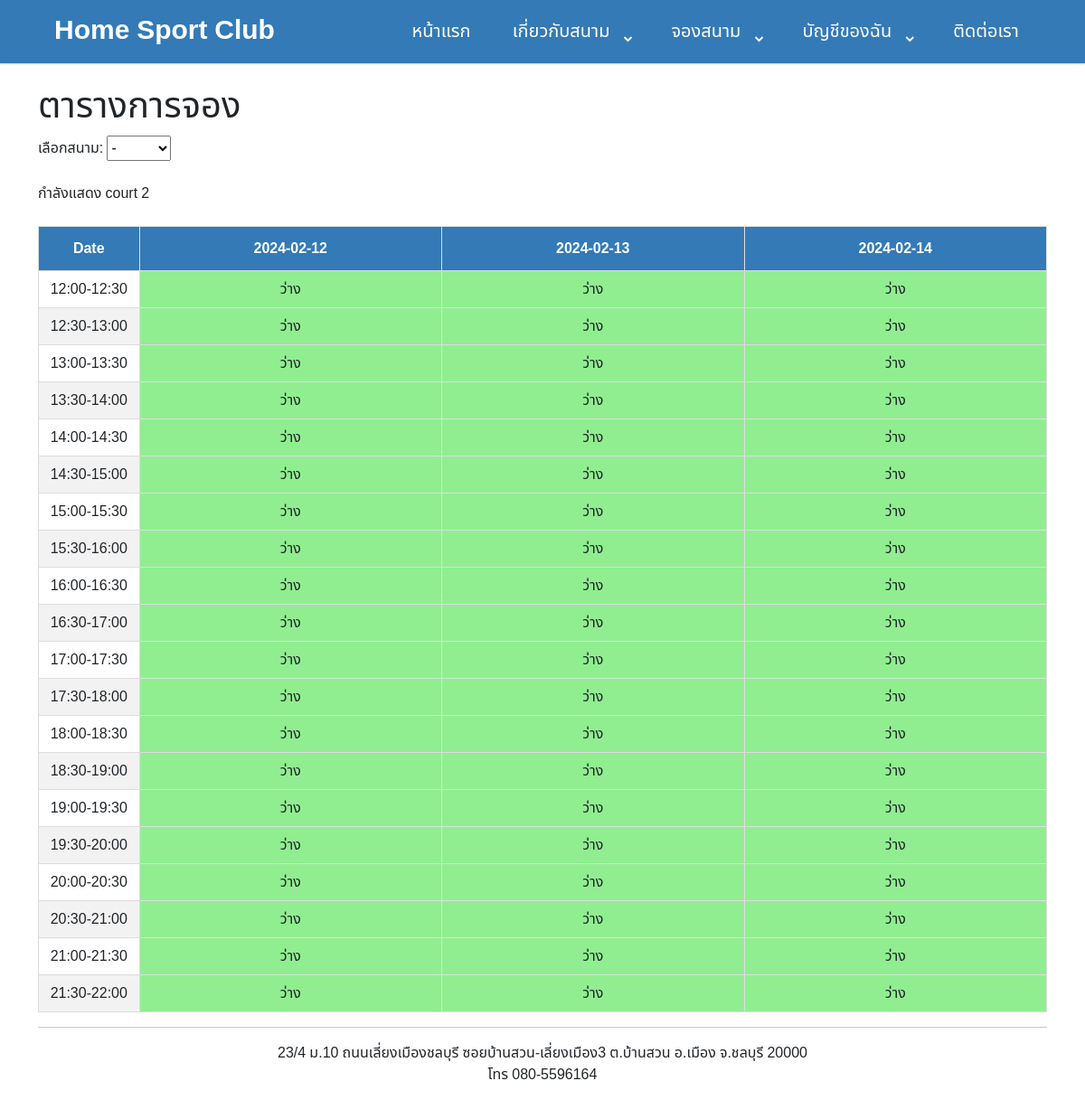
Page /badminton/booking_table.php (signed in) on the earlier database version.
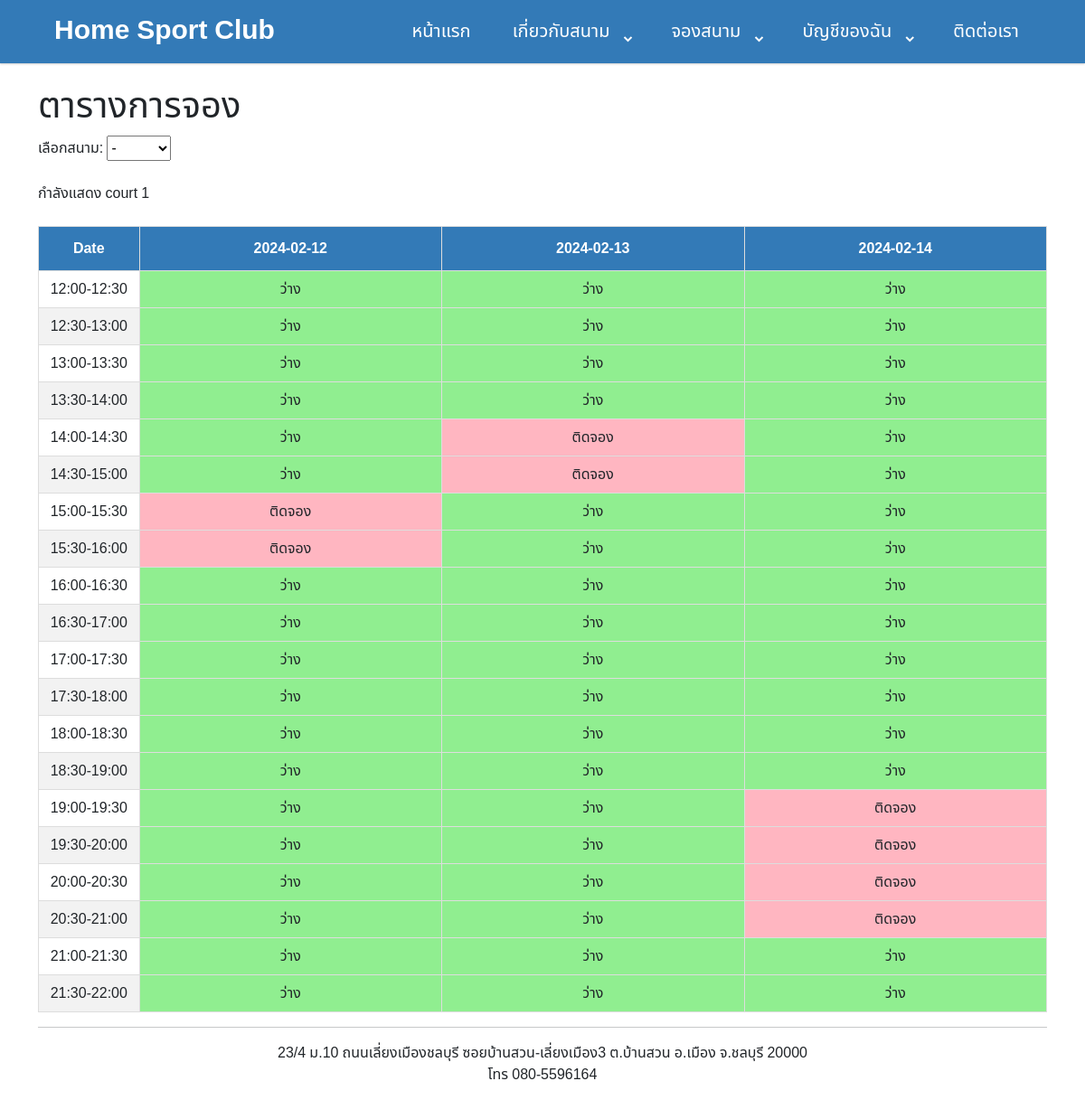
Same page on the later database version.
### tables this page shows
CREATE TABLE `m_court` (
  `court_id` int(11) NOT NULL,
  `court_name` varchar(255) NOT NULL,
  `court_image` varchar(32) NOT NULL COMMENT 'm_image',
  `court_status` tinyint(1) NOT NULL
);

### badminton/booking_table.php (the view, shortened to what the changed rows need)
<?php
include 'common/connect.php';
include "header.php";
$sql_court = "SELECT
                    *
                FROM
                    `m_court`
                WHERE
                    court_status = 0
                ORDER BY
                    court_id ASC";
$result_query = mysqli_query($conn, $sql_court);
$time = date('H:i', strtotime("12 PM"));
$endtime = date('H:i', strtotime("+ 30 minutes", strtotime($time)));
$times = date('H:i:s', strtotime("12 PM"));
$endtimes = date('H:i:s', strtotime("+ 30 minutes", strtotime($times)));
$date_time_sarr = array();
$date_time_earr = array();
$date1 = date("Y-m-d");
$date2 = date('Y-m-d', strtotime("+ 1 day", strtotime($date1)));
$date3 = date('Y-m-d', strtotime("+ 2 day", strtotime($date1)));
$date4 = date('Y-m-d', strtotime("+ 3 day", strtotime($date1)));
$result = "";
$court_name = "";
if (isset($_POST["search"])) {
    $style_booking = "";
    $search = $_POST["search"];
    $court_r = explode(",",$search);
    $court_r = array_values($court_r);
    $court_id = $court_r[0];
    $court_name = $court_r[1];
    $sql = "SELECT
                tb.booking_id,
                tb.user_id,
                tu.user_name,
                tb.court_id,
                tb.booking_start_time,
                tb.booking_end_time,
                tb.booking_status,
                tb.booking_amount,
                mpt.payment_type_id,
                mpt.payment_type_name,
                tb.create_date
            FROM
                `t_booking` tb
            LEFT JOIN `m_payment_type` mpt ON
                mpt.payment_type_id = tb.payment_type_id
            LEFT JOIN `t_user` tu ON
                tu.user_id = tb.user_id
            WHERE tb.booking_status LIKE '%'
                AND ( tb.booking_start_time BETWEEN '$date1' AND '$date4' )
                AND tb.court_id = '$court_id'
                AND NOT booking_status = 3
            ORDER BY tb.create_date ASC;";
    $result = mysqli_query($conn, $sql);
} else {
    $row_obj = $result_query->fetch_assoc();
    $default_court_id =  array_values($row_obj)[0];
    $default_court_name =  array_values($row_obj)[1];
    $court_name = $default_court_name;
    $sql = "SELECT
        tb.booking_id,
        tb.user_id,
        tu.user_name,
        tb.court_id,
        tb.booking_start_time,
        tb.booking_end_time,
        tb.booking_status,
        tb.booking_amount,
        mpt.payment_type_id,
        mpt.payment_type_name,
        tb.create_date
    FROM
        `t_booking` tb
    LEFT JOIN `m_payment_type` mpt ON
        mpt.payment_type_id = tb.payment_type_id
    LEFT JOIN `t_user` tu ON
        tu.user_id = tb.user_id
    WHERE tb.booking_status LIKE '%'
        AND ( tb.booking_start_time BETWEEN '$date1' AND '$date4' )
        AND tb.court_id = '$default_court_id'
        AND NOT booking_status = 3
    ORDER BY tb.create_date ASC;";
    $result = mysqli_query($conn, $sql);
}
?>
<!DOCTYPE html>
<html lang="en">
<head>
    <link href='https://unpkg.com/boxicons@2.0.7/css/boxicons.min.css' rel='stylesheet'>
    <link rel="stylesheet" href="css/boostrap/css/bootstrap.min.css">
    <link rel="stylesheet" href="css/mytable.css">
</head>
<body>
    <div class="container">
        <br>
        <h1>ตารางการจอง</h1>
        <div>
        <BR>
            <label>กำลังแสดง <?php echo $court_name; ?></label>
        </div>
        <table id="customers">
            <BR>
            <thead>
                <tr>
                    <th width="10%">Date</th>
                    <?php
                    $date = date("Y-m-d");
                    $i = 0;
                    while ($i < 3) {
                        echo "<th>" . $date . "</th> ";
                        $date = date("Y-m-d", strtotime("+1 day", strtotime($date)));
                        $i++;
                    }
                    ?>
                </tr>
            </thead>
            <tbody>
                <?php
                while ($row = mysqli_fetch_assoc($result)) {
                    array_push($date_time_sarr, strval($row["booking_start_time"]));
                    array_push($date_time_earr, strval($row["booking_end_time"]));
                }
                $i = 0;
                $bool_day1 = false;
                $bool_day2 = false;
                $bool_day3 = false;
                while ($i < 20) {
                    echo "<td>" . $time . "-" . $endtime . "</td> ";
                    $check_sday1 = $date1 . " " . $times;
                    $check_eday1 = $date1 . " " . $endtimes;
                    $check_sday2 = $date2 . " " . $times;
                    $check_eday2 = $date2 . " " . $endtimes;
                    $check_sday3 = $date3 . " " . $times;
                    $check_eday3 = $date3 . " " . $endtimes;
                    if (in_array($check_sday1, $date_time_sarr)) {
                        $bool_day1 = true;
                    }
                    if ($bool_day1) {
                        echo "<td style='background-color: #FFB6C1;'>ติดจอง</td> ";
                    } else {
                        echo "<td style='background-color: #90EE90;'>ว่าง</td> ";
                    }
                    if (in_array($check_eday1, $date_time_earr)) {
                        $bool_day1 = false;
                    }
                    if (in_array($check_sday2, $date_time_sarr)) {
                        $bool_day2 = true;
                    }
                    if ($bool_day2) {
                        echo "<td style='background-color: #FFB6C1;'>ติดจอง</td> ";
                    } else {
                        echo "<td style='background-color: #90EE90;'>ว่าง</td> ";
                    }
                    if (in_array($check_eday2, $date_time_earr)) {
                        $bool_day2 = false;
                    }
                    if (in_array($check_sday3, $date_time_sarr)) {
                        $bool_day3 = true;
                    }
                    if ($bool_day3) {
                        echo "<td style='background-color: #FFB6C1;'>ติดจอง</td> ";
                    } else {
                        echo "<td style='background-color: #90EE90;'>ว่าง</td> ";
                    }
                    if (in_array($check_eday3, $date_time_earr)) {
                        $bool_day3 = false;
                    }
                    $time = date('H:i', strtotime("+ 30 minutes", strtotime($time)));
                    $endtime = date('H:i', strtotime("+ 30 minutes", strtotime($time)));
                    $times = date('H:i:s', strtotime("+ 30 minutes", strtotime($times)));
                    $endtimes = date('H:i:s', strtotime("+ 30 minutes", strtotime($times)));
                    $i++;
                }
                echo "</table>";
                ?>
    </div>
    <?php include "footer.php" ?>
</body>
</html>

Differences in the rows shown:
no longer on this page (row edited): m_court: court_name "court 2"
now on this page (row edited): m_court: court_name "court 1"
Other differences:
list line gone: "ว่าง"
new list line: "ติดจอง"
